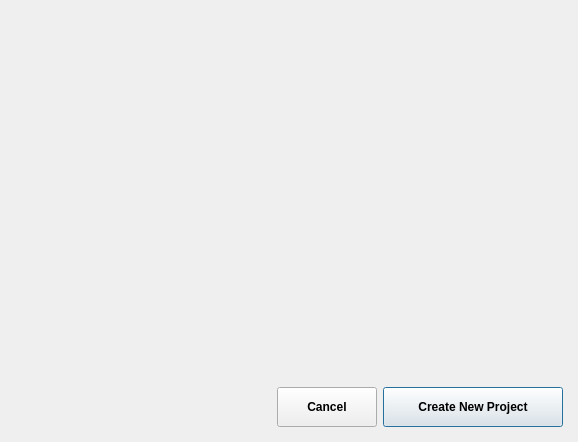
<?xml version="1.0" encoding="UTF-8"?>
<ui version="4.0">
 <class>NewProjectDialog</class>
 <widget class="QDialog" name="NewProjectDialog">
  <property name="geometry">
   <rect>
    <x>0</x>
    <y>0</y>
    <width>578</width>
    <height>442</height>
   </rect>
  </property>
  <property name="minimumSize">
   <size>
    <width>300</width>
    <height>370</height>
   </size>
  </property>
  <property name="maximumSize">
   <size>
    <width>600</width>
    <height>500</height>
   </size>
  </property>
  <property name="windowTitle">
   <string>Dialog</string>
  </property>
  <property name="styleSheet">
   <string notr="true"/>
  </property>
  <layout class="QGridLayout" name="gridLayout">
   <property name="leftMargin">
    <number>15</number>
   </property>
   <property name="topMargin">
    <number>15</number>
   </property>
   <property name="rightMargin">
    <number>15</number>
   </property>
   <property name="bottomMargin">
    <number>15</number>
   </property>
   <item row="2" column="0" colspan="2">
    <layout class="QHBoxLayout" name="horizontalLayout_5">
     <item>
      <spacer name="horizontalSpacer_2">
       <property name="orientation">
        <enum>Qt::Horizontal</enum>
       </property>
       <property name="sizeHint" stdset="0">
        <size>
         <width>40</width>
         <height>20</height>
        </size>
       </property>
      </spacer>
     </item>
     <item>
      <widget class="QPushButton" name="pushButtonCancel">
       <property name="minimumSize">
        <size>
         <width>100</width>
         <height>40</height>
        </size>
       </property>
       <property name="maximumSize">
        <size>
         <width>100</width>
         <height>16777215</height>
        </size>
       </property>
       <property name="font">
        <font>
         <bold>true</bold>
        </font>
       </property>
       <property name="focusPolicy">
        <enum>Qt::NoFocus</enum>
       </property>
       <property name="styleSheet">
        <string notr="true"/>
       </property>
       <property name="text">
        <string>Cancel</string>
       </property>
      </widget>
     </item>
     <item>
      <widget class="QPushButton" name="pushButtonOk">
       <property name="minimumSize">
        <size>
         <width>180</width>
         <height>40</height>
        </size>
       </property>
       <property name="maximumSize">
        <size>
         <width>180</width>
         <height>16777215</height>
        </size>
       </property>
       <property name="font">
        <font>
         <bold>true</bold>
        </font>
       </property>
       <property name="styleSheet">
        <string notr="true"/>
       </property>
       <property name="text">
        <string>Create New Project</string>
       </property>
      </widget>
     </item>
    </layout>
   </item>
   <item row="0" column="0" colspan="2">
    <layout class="QVBoxLayout" name="verticalLayout_3">
     <item>
      <widget class="ProjectVue" name="widgetProjectVue" native="true">
       <property name="minimumSize">
        <size>
         <width>0</width>
         <height>200</height>
        </size>
       </property>
      </widget>
     </item>
    </layout>
   </item>
   <item row="1" column="0">
    <spacer name="verticalSpacer">
     <property name="orientation">
      <enum>Qt::Vertical</enum>
     </property>
     <property name="sizeHint" stdset="0">
      <size>
       <width>20</width>
       <height>40</height>
      </size>
     </property>
    </spacer>
   </item>
  </layout>
 </widget>
 <customwidgets>
  <customwidget>
   <class>ProjectVue</class>
   <extends>QWidget</extends>
   <header>src/lupdate/projectvue.h</header>
   <container>1</container>
  </customwidget>
 </customwidgets>
 <resources/>
 <connections/>
</ui>
